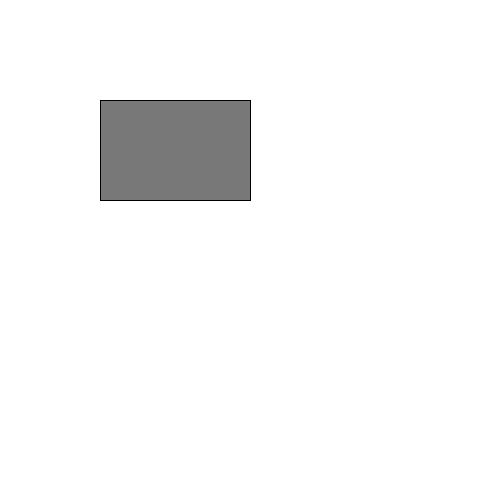
Frame 1 (no input)
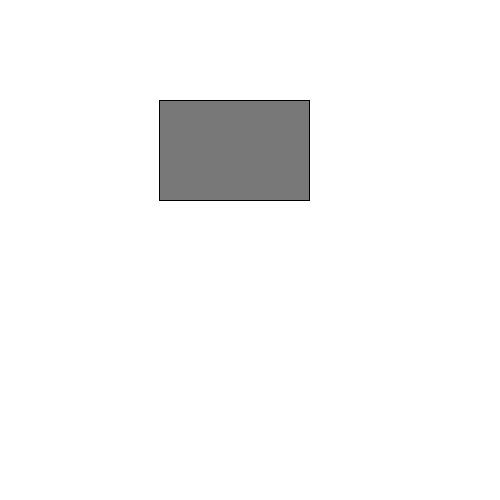
Frame 60 (the mouse pressed at the canvas centre just before this capture)
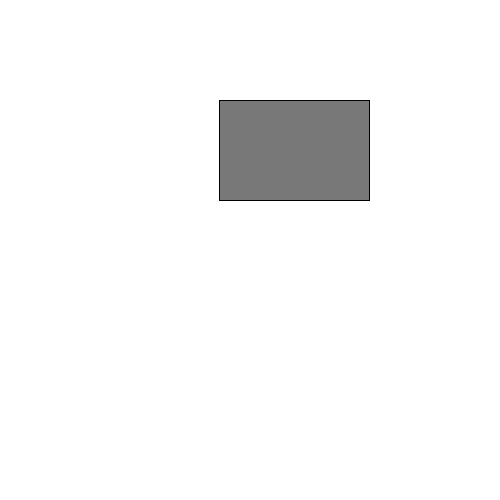
Frame 120 (the mouse held since frame 60 and released just before this capture)

The Processing sketch that drew these frames (run headless with seeded random() and noise(); from frame 60 on, the mouse is pressed at the canvas centre):

// Processing sketch: question_2
// ── question_2.pde
int x = 0;
int speed = 1;
myCar c1 = new myCar(100,100,150,100, 120,10);
myCar c2 = new myCar(-600,100,150,100, 120,10);
void setup() {
  size(500,500);
  smooth();

}
void draw() {
   background(255);
   c1.display();
   c1.move();
    
   c2.display();
   c2.move();
}


    
class myCar {
float x;
float y;
float h;
float w;
float c;
float s;
  myCar(float tempx, float tempy , float temph, float tempw, float tempc, float temps) {
    x = tempx;
    y = tempy;
    h = temph;
    w = tempw;
    c = tempc;
    s = temps;
  }
  
  void display() {
    stroke(0);
    fill(c);
    rect(x,y,h,w);
      
  };

  void move() {
     x = x + speed; // Change the x location by speed
     
  }
 
}
    
